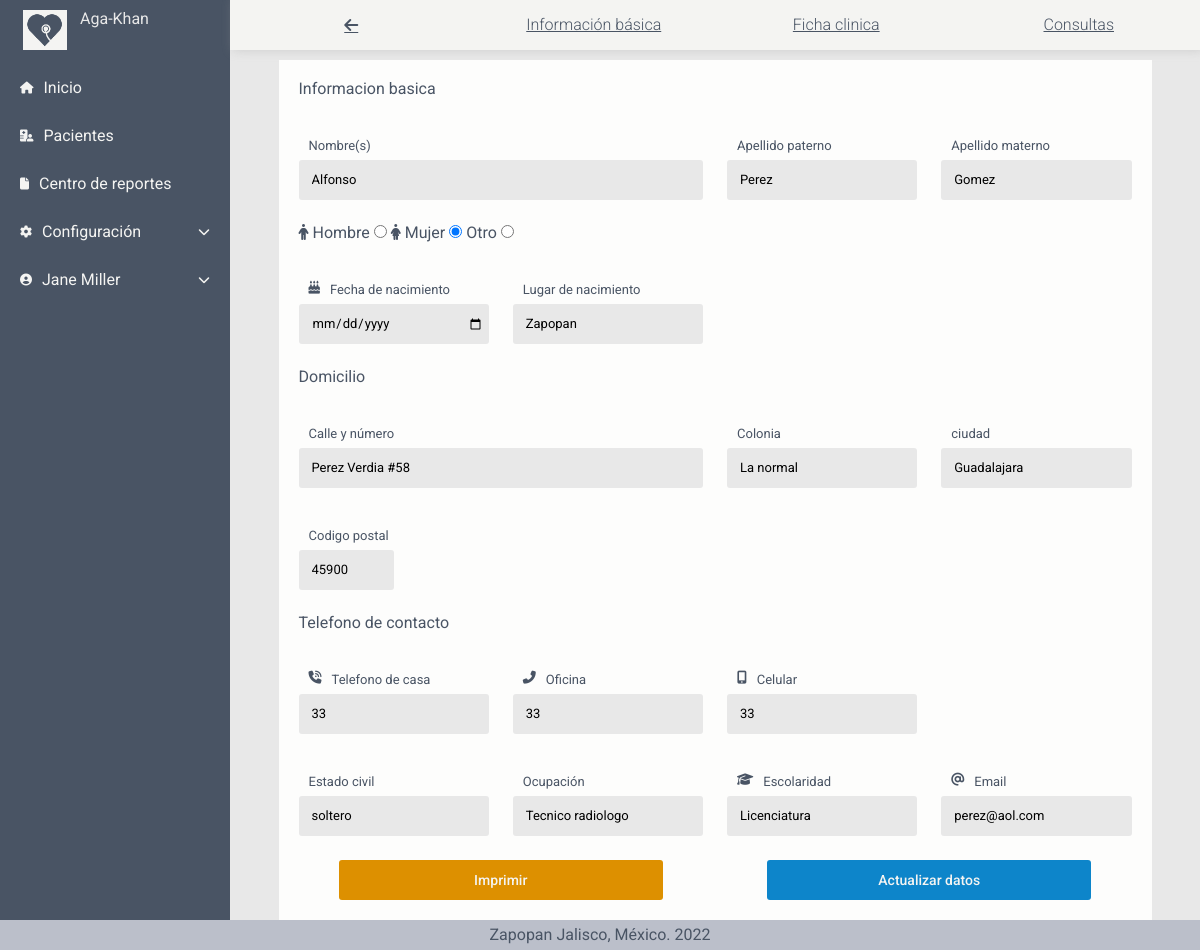
Page /pacientes-informacion.php?id=1 (signed in) on the committed database.
### tables this page shows
create table paciente ( id int(10) primary key not null auto_increment, nombre varchar(45), apellidoPaterno varchar(45), apellidoMaterno varchar(45), fechaNacimiento date, 
sexo varchar(45), lugarNacimiento varchar(45), calle varchar(45), colonia varchar(45), ciudad varchar(45), codigoPostal int(5), telCasa varchar(45), telOficina varchar(45), celular varchar(45), edoCivil varchar(45),
 ocupacion varchar(45), escolaridad varchar(45), correo varchar(45));

### models/paciente.php (called while the page is built, shortened)
<?php
class paciente{
    var $id;
    function buscarDatos(){
      include_once("./php/conexion.php");
      $query="select * from paciente where id=$this->id;
      ";
      $stmt = $dbh->prepare($query);
      $stmt->execute();
        while( $datos = $stmt->fetch(PDO::FETCH_ASSOC) ){
            $this->nombre = $datos["nombre"];
            $this->apellidoPaterno = $datos["apellidoPaterno"];
            $this->apellidoMaterno = $datos["apellidoMaterno"];
            $this->fechaNacimiento = $datos["fechaNacimiento"];
            $this->sexo = $datos["sexo"];
            $this->lugarNacimiento = $datos["lugarNacimiento"];
            $this->calle = $datos["calle"];
            $this->colonia = $datos["colonia"];
            $this->ciudad = $datos["ciudad"];
            $this->codigoPostal = $datos["codigoPostal"];
            $this->telCasa = $datos["telCasa"];
            $this->telOficina = $datos["telOficina"];
            $this->celular = $datos["celular"];
            $this->edoCivil = $datos["edoCivil"];
            $this->ocupacion = $datos["ocupacion"];
            $this->escolaridad = $datos["escolaridad"];
            $this->correo = $datos["correo"];
        }
        return $this;
    }
}
?>

### pacientes-informacion.php (the view, shortened to what this page needs)
<?php
$paciente=null;
if(isset($_SESSION["id_paciente"])){
    $id_paciente=$_SESSION["id_paciente"];
    include_once("models/paciente.php");
    $paciente=new paciente();
    $paciente->id = $id_paciente;
    $paciente->buscarDatos();
}
?>
<!DOCTYPE html>
<html lang="en">
<head>
    <link rel="stylesheet" href="./css/estilos-pacientes-informacion.css">
    <link rel="stylesheet" href="./css/estilos-pacientes.css">
</head>
<body>
    <div class="<?php if(isset($_SESSION["id_paciente"])){ echo "contenedor"; }else {echo "contenedor-no"; }?>">
        <?php require("./layout/menu.php"); ?>
        <div class="content">
            <?php require("./layout/content-informacion.php"); ?>
            <?php require("./layout/submenu-pacientes.php"); ?>
            <div class="contenido">
                <form action="<?php if(isset($_SESSION["id_paciente"])) { echo "controller/editar-paciente.php"; }else {echo "controller/nuevo-paciente.php"; } ?>" class="form" method="POST">
                    <label class="formulario_grupo span-4">Informacion basica</label>
                    <div class="formulario_grupo span-2">
                        <label class="form_label" for="nombre-paciente">Nombre(s)</label>
                        <div class="formulario__grupo-input">
                            <input class="form_input" type="text" id="nombre-paciente" name="nombre-paciente"
                                value="<?php echo $paciente==null? "": $paciente->nombre; ?>">
                        </div>
                    </div>
                    <div class="formulario_grupo grupo_apellidop">
                        <label class="form_label" for="apellidop-paciente">Apellido paterno</label>
                        <div class="formulario__grupo-input">
                            <input class="form_input" type="text" id="apellidop-paciente" name="apellidop-paciente"
                                value="<?php echo $paciente==null? "": $paciente->apellidoPaterno; ?>">
                        </div>
                    </div>
                    <div class="formulario_grupo grupo_apellidom">
                        <label class="form_label" for="apellidom-paciente">Apellido materno</label>
                        <input class="form_input" type="text" id="apellidom-paciente" name="apellidom-paciente"
                            value="<?php echo $paciente==null? "": $paciente->apellidoMaterno; ?>">
                    </div>
                    <div class="formulario_grupo radio span-4">
                        <label for="sexo-paciente"><i class=" fas fa-male"></i> Hombre</label>
                            <input type="radio" id="hombre" name="sexo" value="masculino"
                                <?php echo $paciente==null? "": ($paciente->sexo == "masculino" ? "checked" : ""); ?>>
                        <label for="sexo-paciente"><i class=" fas fa-female"></i> Mujer</label>
                            <input type="radio" id="mujer" name="sexo" value="femenino"
                                <?php echo $paciente==null? "": ($paciente->sexo == "femenino" ? "checked" : ""); ?>>
                        <label for="sexo-paciente">Otro</label>
                            <input type="radio" id="otro" name="sexo" value="otro"
                                <?php echo $paciente==null? "": ($paciente->sexo == "otro" ? "checked" : ""); ?>>
                    </div>
                    <div class="formulario_grupo ">
                        <label class="form_label" for="nacimiento-paciente"><i
                                class="izquierda fas fa-birthday-cake"></i>Fecha de nacimiento</label>
                        <div class="formulario__grupo-input">
                            <input class="form_input" type="date" id="nacimiento-paciente" name="nacimiento-paciente"
                                value="<?php echo $paciente==null? "": $paciente->fechaNacimiento; ?>">
                        </div>
                    </div>
                    <div class="formulario_grupo ">
                        <label class="form_label" for="lugar-paciente">Lugar de nacimiento</label>
                        <input class="form_input" type="text" id="lugar-paciente" name="lugar-paciente"
                            value="<?php echo $paciente==null? "": $paciente->lugarNacimiento; ?>">
                    </div>
                    <label class=" formulario_grupo span-4">Domicilio</label>
                    <div class="formulario_grupo span-2">
                        <label class="form_label" for="calle-paciente">Calle y número</label>
                        <div class="formulario__grupo-input">
                            <input class="form_input" type="text" id="calle-paciente" name="calle-paciente"
                                value="<?php echo $paciente==null? "": $paciente->calle; ?>">
                        </div>
                    </div>
                    <div class="formulario_grupo grupo_colonia">
                        <label class="form_label" for="colonia-paciente">Colonia</label>
                        <input class="form_input" type="text" id="colonia-paciente" name="colonia-paciente"
                            value="<?php echo $paciente==null? "": $paciente->colonia; ?>">
                    </div>
                    <div class="formulario_grupo grupo_ciudad">
                        <label class="form_label" for="ciudad-paciente">ciudad</label>
                        <div class="formulario__grupo-input">
                            <input class="form_input" type="text" id="ciudad-paciente" name="ciudad-paciente"
                                value="<?php echo $paciente==null? "": $paciente->ciudad; ?>">
                        </div>
                    </div>
                    <div class="formulario_grupo grupo_cp">
                        <label class="form_label" for="cp-paciente">Codigo postal</label>
                        <input class="form_input form_input_small" type="text" id="cp-paciente" name="cp-paciente"
                            value="<?php echo $paciente==null? "": $paciente->codigoPostal; ?>">
                    </div>
                    <label class="formulario_grupo span-4">Telefono de contacto</label>
                    <div class="formulario_grupo">
                        <label class="form_label" for="telefono-casa-paciente"><i
                                class="izquierda fas fa-phone-volume"></i>Telefono de casa</label>
                        <input class="form_input" type="text" id="telefono-casa-paciente" name="telefono-casa-paciente"
                            value="<?php echo $paciente==null? "": $paciente->telCasa; ?>">
                    </div>
                    <div class="formulario_grupo ">
                        <label class="form_label" for="telefono-oficina-paciente"><i
                                class="izquierda fas fa-phone-alt"></i>Oficina</label>
                        <input class="form_input" type="text" id="telefono-oficina-paciente"
                            name="telefono-oficina-paciente" value="<?php echo $paciente==null? "": $paciente->telOficina; ?>">
                    </div>
                    <div class="formulario_grupo ">
                        <label class="form_label" for="telefono-cel-paciente"><i
                                class="izquierda fas fa-mobile-alt"></i>Celular</label>
                        <input class="form_input" type="text" id="telefono-cel-paciente" name="telefono-cel-paciente"
                            value="<?php echo $paciente==null? "": $paciente->celular; ?>">
                    </div>
                    <div class=""></div>
                    <div class="formulario_grupo">
                        <label class="form_label" for="civil-paciente">Estado civil</label>
                        <input class="form_input" type="text" id="civil-paciente" name="civil-paciente"
                            value="<?php echo $paciente==null? "": $paciente->edoCivil; ?>">
                    </div>
                    <div class="formulario_grupo">
                        <label class="form_label" for="ocupacion-paciente">Ocupación</label>
                        <input class="form_input" type="text" id="ocupacion-paciente" name="ocupacion-paciente"
                            value="<?php echo $paciente==null? "": $paciente->ocupacion; ?>">
                    </div>
                    <div class="formulario_grupo">
                        <label class="form_label" for="escolaridad-paciente"><i
                                class="izquierda fas fa-graduation-cap"></i>Escolaridad</label>
                        <input class="form_input" type="text" id="escolaridad-paciente" name="escolaridad-paciente"
                            value="<?php echo $paciente==null? "": $paciente->escolaridad; ?>">
                    </div>
                    <div class="formulario_grupo">
                        <label class="form_label" for="email-paciente"><i class="izquierda fas fa-at"></i>Email</label>
                        <input class="form_input" type="email" id="email-paciente" name="email-paciente"
                            value="<?php echo $paciente==null? "": $paciente->correo; ?>">
                    </div>
                    <button class="input_submit boton amarillo span-2">Imprimir</button>
                    <input class="input_submit boton azul span-2" type="submit" value="<?php if(isset($_SESSION["id_paciente"])) {echo "Actualizar datos"; } else {echo "Guardar"; } ?>">
                </form>
            </div>
        </div>
        <?php require("./layout/footer.php"); ?>
    </div>
</body>
</html>

### css/estilos-pacientes-informacion.css (style rules this page uses)
.contenedor .content { display: grid; grid-template-columns: 250px 1fr; grid-template-rows: 50px 1fr; grid-template-areas: "content-informacion nav" "content-informacion contenido"; }

### css/estilos-pacientes.css (style rules this page uses)
html { scroll-behavior: smooth; }
.contenido .form { display: grid; grid-template-columns: 1fr 1fr 1fr 1fr; grid-gap: 1.5em; }
.contenido { grid-area:contenido; }
.input_submit { justify-self: center; }
.content .contenido { justify-self: center; margin-top: 10px; }
.izquierda { float:left; margin-right: 10px; }

### css/estilos.css (style rules this page uses)
* { margin:0; padding:0; box-sizing: border-box; }
body { line-height: 18px; font-family: 'Roboto', sans-serif; font-weight: 400; }
.contenedor, .contenedor-no { font-size: 16px; color: #495464; background: #E8E8E8; }
.contenedor .contenido, .content-pacientes, .content-general, .contenedor-no .contenido { width:90%; max-width: 1400px; }
.nav, .contenido { background: #fdfdfc; }
.form_input { width:100%; background: #E8E8E8; border:3px solid transparent; border-radius:3px ; height: 40px; line-height: 40px; padding: 0 2px 0 10px; transition: .3s ease all; font-size: 13px; font-family: 'Roboto', sans-serif; }
.form, .form-general { padding:20px; }
.form_label { display: block; padding-bottom:5px; padding-top:15px; padding-left: 10px; cursor:pointer; font-size: 13px; }
.form_input_small { width:50%; }
.boton { height:35px; line-height: 35px; width:80%; color: #F4F4F2; border: none; font-weight: 500; cursor: pointer; transition: .1s ease all; border-radius: 3px; font-family: 'Roboto', sans-serif; font-size: 14px; height: 40px; }
.azul { background: #0d85ca; }
.amarillo { background: #dd9000; }
.span-2 { grid-column: span 2; }
.span-4 { grid-column: span 4; }

### css/grid.css (style rules this page uses)
.contenedor { min-height: 100vh; display:grid; grid-template-columns: 230px 1fr; grid-template-rows: 1fr 30px; grid-template-areas: "navI content" "footer footer"; }
.contenedor .content, .contenedor-no .content { grid-area:content; display:grid; }

### css/mediaqueries.css (style rules this page uses)
@media screen and (max-width: 1200px) { .contenedor .content { display:grid; grid-template-columns: 1fr; grid-template-rows: 50px 1fr; grid-template-areas: "nav" "contenido" ; } }

### rows in the picture
paciente: nombre-paciente "Alfonso", apellidop-paciente "Perez", apellidom-paciente "Gomez", sexo "☑", lugar-paciente "Zapopan", calle-paciente "Perez Verdia #58", colonia-paciente "La normal", ciudad-paciente "Guadalajara", cp-paciente "45900", telefono-casa-paciente "33", telefono-oficina-paciente "33", telefono-cel-paciente "33", civil-paciente "soltero", ocupacion-paciente "Tecnico radiologo", escolaridad-paciente "Licenciatura", email-paciente "perez@aol.com"

### other values in the picture
$_SESSION['nombre'] "Jane"
$_SESSION['apellidoPaterno'] "Miller"
